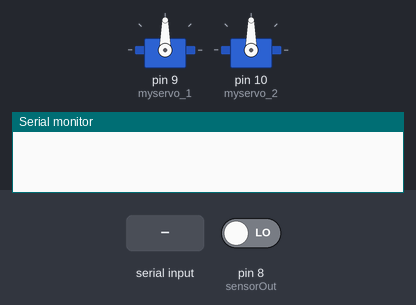
A sketch run on a simulated Arduino Uno, built with avr-gcc and run on an emulated ATmega328P. Shown: 2 × servo, the last lines printed to the serial monitor. Inputs (shaded band) come from the test bench; at power-on: pin 8 (sensorOut) LOW.

Above: at 1.2 s.
1.3 s: "B" received over Serial
At 3.8 s:
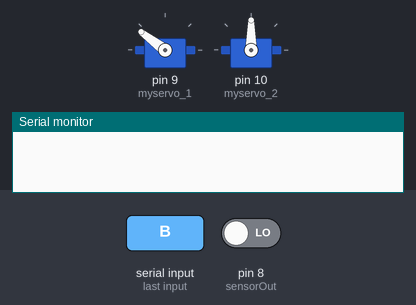
At 9.5 s:
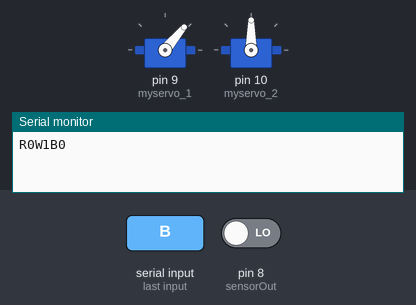
Timing chart, 0 to 11.0 s (numbered marks = the images above; inputs shaded):
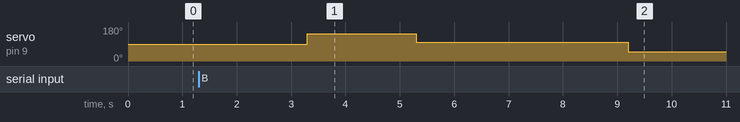

Measured:
- after the input at 1.3 s, servo on pin 9 (myservo_1): 90° → 143° after 2.0 s, → 100° 2.0 s later, → 50° 3.9 s later

The sketch:

nhom-8-code-arduino.ino
```cpp
#include <Servo.h>
Servo myservo_1;
Servo myservo_2;

#define S0 4
#define S1 5
#define S2 6
#define S3 7
#define sensorOut 8

String x="B";
int G, R, B;//biến lưu giá trị R, G, B của quả bóng
int numB=0, numW=0, numR=0;// biến lưu số quả bóng mỗi màu

void setup() {
  pinMode(S0, OUTPUT);
  pinMode(S1, OUTPUT);
  pinMode(S2, OUTPUT);
  pinMode(S3, OUTPUT);
  pinMode(sensorOut, INPUT);

  // Setting frequency-scaling to 20%
  digitalWrite(S0,HIGH);
  digitalWrite(S1,LOW);


  myservo_1.attach(9);
  myservo_2.attach(10);
  Serial.begin(9600);
}

void loop() {
if(Serial.available()){
  x=Serial.readString();
  if(x=="B"){
    delay(1000);
    myservo_1.write(143);
    delay(2000);
    myservo_1.write(100);
    delay(100);

      // Setting red filtered photodiodes to be read
      digitalWrite(S2,LOW);
      digitalWrite(S3,LOW);
      // Reading the output frequency
      R = pulseIn(sensorOut, LOW);
      delay(200);

      // Setting Green filtered photodiodes to be read
      digitalWrite(S2,HIGH);
      digitalWrite(S3,HIGH);
      // Reading the output frequency
      G = pulseIn(sensorOut, LOW);
      delay(200);

      // Setting Blue filtered photodiodes to be read
      digitalWrite(S2,LOW);
      digitalWrite(S3,HIGH);
      // Reading the output frequency
      B = pulseIn(sensorOut, LOW);
      delay(200);

    //chuyen servo 2 to pos new
    if(G>60 &R>50&R<60){
      myservo_2.write(50);
      numR=numR+1;
      delay(200);//red
    }
    if(G<60&&R<50){
      myservo_2.write(90);
      numW=numW+1;
      delay(200);//white
    }
    if(R>60&&G>65){
      myservo_2.write(125);
      numB=numB+1;
      delay(200);//black
    }
    Serial.println("R"+String(numR)+"W"+ String(numW)+"B"+ String(numB));
    //chuyen servo 2 to 50 do va tha bong
    myservo_1.write(50);
    delay(200);
} else if (x=="D") {delay(1000);}
  else if (x=="L") {
    numR=0; numW=0; numB=0;
    Serial.println("R"+String(numR)+"W"+ String(numW)+"B"+ String(numB));}
}
}
```
